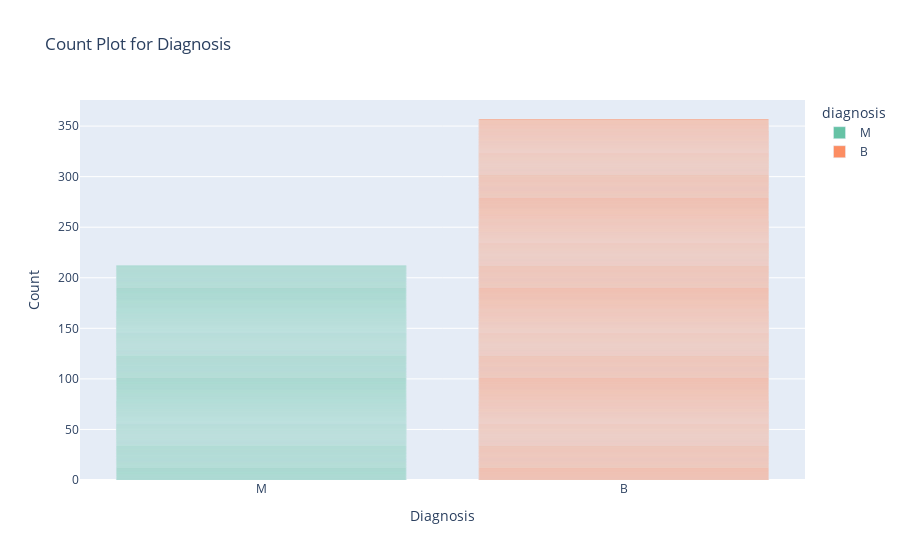

The notebook cell saved with this chart:
### Code cell
# Define a color palette for each class
color_palette = px.colors.qualitative.Set2

# Create the count plot using Plotly
fig = px.bar(df, x='diagnosis', color='diagnosis', color_discrete_sequence=color_palette,
             title='Count Plot for Diagnosis')

# Update the axis labels
fig.update_xaxes(title_text='Diagnosis')
fig.update_yaxes(title_text='Count')

# Show the plot
fig.show()

### Figure 1 — Plotly figure (JSON) as saved in the notebook; plotly's stock layout.template omitted (floating-point values rounded to 4 significant figures; data arrays with more than 128 entries replaced by an {"elided": "..."} marker saying what was removed)
{"data": [{"alignmentgroup": "True", "hovertemplate": "diagnosis=%{x}<br>count=%{y}<extra></extra>", "legendgroup": "M", "marker": {"color": "rgb(102,194,165)", "pattern": {"shape": ""}}, "name": "M", "offsetgroup": "M", "orientation": "v", "showlegend": true, "textposition": "auto", "type": "bar", "x": {"elided": "212 str values"}, "xaxis": "x", "y": {"elided": "212 int values"}, "yaxis": "y"}, {"alignmentgroup": "True", "hovertemplate": "diagnosis=%{x}<br>count=%{y}<extra></extra>", "legendgroup": "B", "marker": {"color": "rgb(252,141,98)", "pattern": {"shape": ""}}, "name": "B", "offsetgroup": "B", "orientation": "v", "showlegend": true, "textposition": "auto", "type": "bar", "x": {"elided": "357 str values"}, "xaxis": "x", "y": {"elided": "357 int values"}, "yaxis": "y"}], "layout": {"barmode": "relative", "legend": {"title": {"text": "diagnosis"}, "tracegroupgap": 0}, "title": {"text": "Count Plot for Diagnosis"}, "xaxis": {"anchor": "y", "categoryarray": ["M", "B"], "categoryorder": "array", "domain": [0, 1], "title": {"text": "Diagnosis"}}, "yaxis": {"anchor": "x", "domain": [0, 1], "title": {"text": "Count"}}}}
